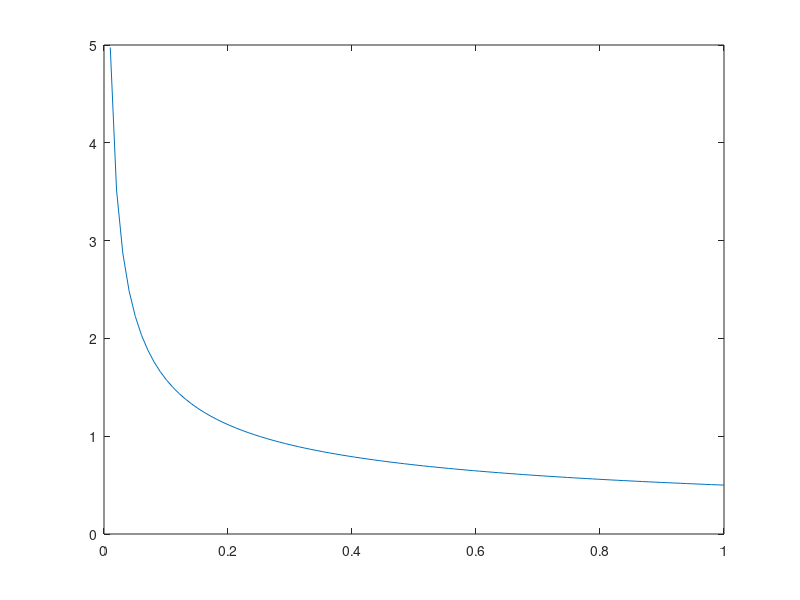

Write the MATLAB code that produced this figure.
a = 1;
b = 1;
Q = linspace(0, 1, 100);
I = a * sqrt(b);
E = 0.5 * a * sqrt(b./Q);
plot(Q, I);
plot(Q, E);

%% -----

R = [995, 993, 1006, 994, 1003, 1001, 1005, 999]
RE = mean(R)
SE = std(R)

